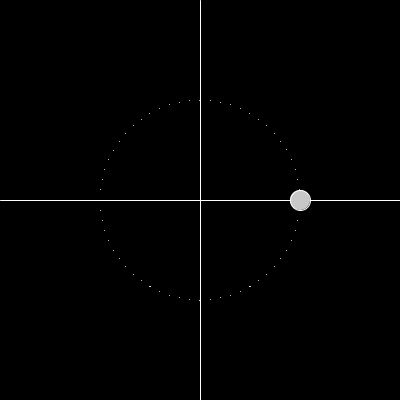
Frame 1 (no input)
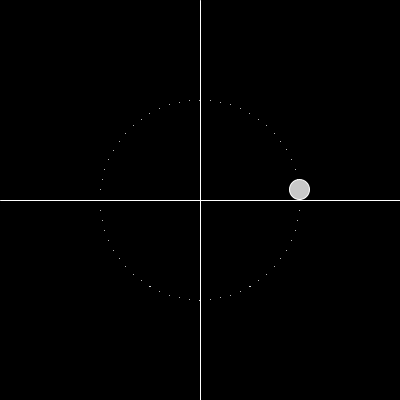
Frame 60 (the mouse pressed at the canvas centre just before this capture)
Frame 120 (the mouse held since frame 60 and released just before this capture): identical to frame 60, image omitted

The Processing sketch that drew these frames (run headless with seeded random() and noise(); from frame 60 on, the mouse is pressed at the canvas centre):

// Processing sketch: processing_186694
// ── processing_186694.pde

float r;
float T=60;
float w;
float w_vel;
float posx;
float posy;
int x;
float theta;

void setup(){  
size(400,400);
w=2*PI;
w_vel=2*PI*1/T;
r=height*0.25;


}

void draw(){
background(0);
stroke(255);
line(width/2,0,width/2,height);
line(0,height/2,width,height/2);

translate(width/2, height/2);
for(theta=0;theta<=2*PI;theta+=w_vel)
{point(r*cos(theta),r*sin(theta));}
stroke(255);
update();
mover();
display();


}

void display(){
fill(200);
ellipse(posx,posy,20,20);

}

void mover(){
w+=w_vel;
}

void update(){
 posx=r*cos(w);
posy=r*sin(w);

}
